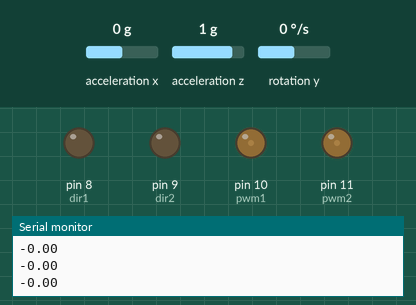
This sketch was run on a simulated Arduino Uno, built with avr-gcc and run on an emulated ATmega328P. Parts: output pins drawn as LEDs (lit = HIGH), the last lines printed to the serial monitor. Inputs (shaded band) come from the test bench; at power-on: acceleration x 0 g, acceleration z 1 g, rotation y 0 °/s.

Above: at 1.2 s.
1.3 s: acceleration x set to -1.4 g
At 2.6 s:
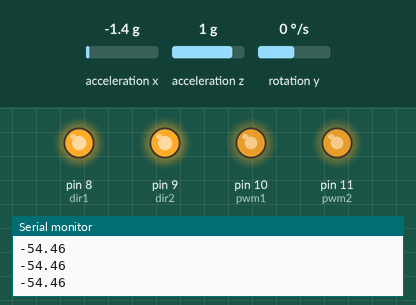
3.5 s: acceleration z set to 1.4 g
At 3.65 s:
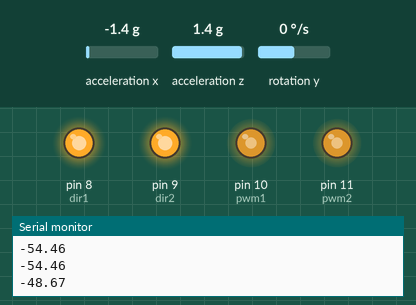
5.4 s: rotation y set to 192 °/s
At 6.12 s:
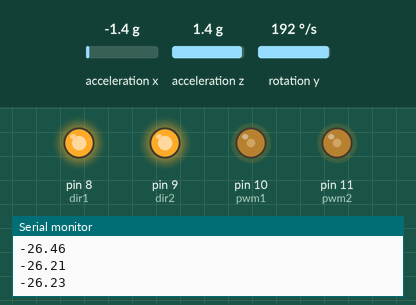
8.4 s: acceleration x set to 1.4 g
At 9.6 s:
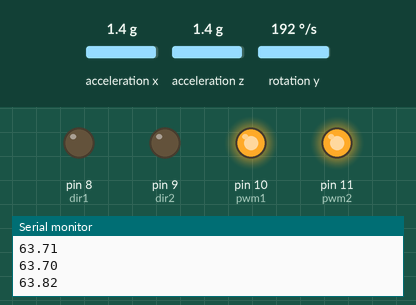
10.2 s: rotation y set to -192 °/s
13.2 s: acceleration z set to -1.4 g
Timing chart, 0 to 15.7 s (numbered marks = the images above; inputs shaded):
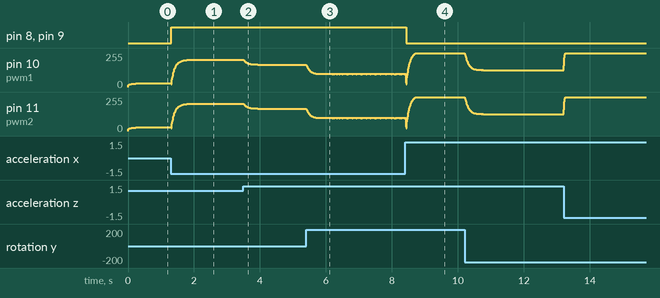

Measured:
- after the input at 1.3 s, pin 8 (dir1), pin 9 (dir2): LOW → HIGH at once
- after the input at 3.5 s, pin 10 (pwm1), pin 11 (pwm2): moves from 204/255 to 168/255 over 0.43 s, starting at once
- after the input at 8.4 s, pin 8 (dir1), pin 9 (dir2): HIGH → LOW at once

The sketch:

balancer.ino
```cpp
#include "Wire.h"
#include "I2Cdev.h"
#include "MPU6050.h"
#include "math.h"

MPU6050 mpu;

int accX, accZ;
float accAngle;

int gyroY, gyroRate;
unsigned long currTime, prevTime=0, loopTime;

const float gain = 0.9;

int oldprinttime = 0, printdelay = 100;

int dir1 = 8, dir2 = 9, pwm1 = 10, pwm2 = 11;
int minpwm = 14;

float setpoint = -3.9;
float filteredAngle = setpoint; // this will prevent jerky behaviour when starting

float kp = 4, kd = 0;

void setup() {
  mpu.initialize();

  mpu.setXAccelOffset(-5091);
  mpu.setZAccelOffset(723);
  mpu.setYGyroOffset(-45);

  pinMode(dir1,OUTPUT);
  pinMode(dir2,OUTPUT);
  pinMode(pwm1,OUTPUT);
  pinMode(pwm2,OUTPUT);

  Serial.begin(9600);
}

void backward(int pwm) {
  pwm = map(pwm,0,255,minpwm,255);
  digitalWrite(dir1,HIGH);
  digitalWrite(dir2,HIGH);
  analogWrite(pwm1,pwm);
  analogWrite(pwm2,pwm);
}

void forward(int pwm) {
  pwm = map(pwm,0,255,minpwm,255);
  digitalWrite(dir1,LOW);
  digitalWrite(dir2,LOW);
  analogWrite(pwm1,pwm);
  analogWrite(pwm2,pwm);
}

void print(String s) {
  int newprinttime = millis();
  if (newprinttime - oldprinttime >= printdelay) {
    Serial.print(s);
    oldprinttime = newprinttime;
  }
}

void println(String s) {
  int newprinttime = millis();
  if (newprinttime - oldprinttime >= printdelay) {
    Serial.println(s);
    oldprinttime = newprinttime;
  }
}

void loop() {
  float accZ = mpu.getAccelerationZ();
  float accX = mpu.getAccelerationX();

  if (!(isnan(accX) || isnan(accZ)))
    accAngle = atan2(accX, accZ)*RAD_TO_DEG;

  currTime = millis();
  loopTime = currTime - prevTime;
  prevTime = currTime;

  gyroY = mpu.getRotationY();
  gyroRate = map(gyroY, -32768, 32767, -250, 250);

  filteredAngle = gain*(filteredAngle + (float)gyroRate*loopTime/1000) + (1-gain)*accAngle;

  float output = kp*(filteredAngle - setpoint) + kd*gyroRate;
  output = constrain(output,-255,255);

  if (output >= 0)
    forward(output);
  else
    backward(-output);

  println(String(filteredAngle));

  delay(10);
}
```
